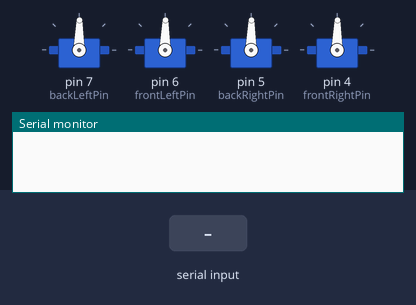
A sketch run on a simulated Arduino Uno, built with avr-gcc and run on an emulated ATmega328P. Parts: 4 × servo, the last lines printed to the serial monitor. The test bench sets the inputs (shaded band).

Above: at 1.2 s.
1.3 s: "90,45\n" received over Serial
At 2.2 s:
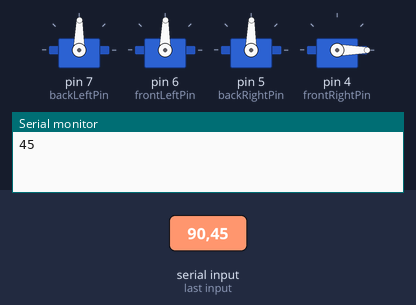
2.8 s: "a90\n" received over Serial
At 3.4 s:
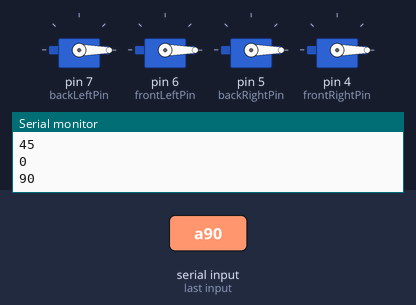
Timing chart, 0 to 5.8 s (numbered marks = the images above; inputs shaded):
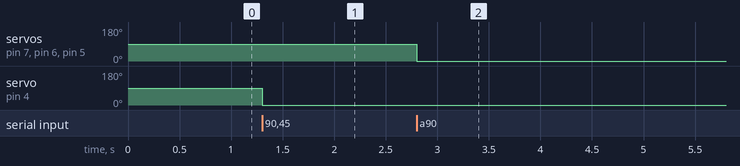

The sketch:

MotorControl.ino
```cpp
//Joseph Schroed | FRC RI3D "Full Moon Robotics"

//A delay of 1000 Microseconds is Full Reverse
//A delay of 1000 to 1460 Microseconds is Proportional Reverse
//A delay of 1460 to 1540 Microseconds is neutral
//A delay of 1540 to 2000 Microseconds is Proportional Forward
//A delay of 2000 Microseconds is Full Forward

#include <Servo.h>

int backLeftPin = 7;      //Back Left Motor pin
int backLeftSpeed = 1460; //Back Left Motor starting speed
Servo backLeftMotor;           //Back Left Motor Servo Object

int frontLeftPin = 6;      //Front Left Motor pin
int frontLeftSpeed = 1460; //Front Left Motor starting speed
Servo frontLeftMotor;           //Front Left Motor Servo Object

int backRightPin = 5;      //Back Right Motor pin
int backRightSpeed = 1460; //Back Right Motor starting speed
Servo backRightMotor;           //Back Right Motor Servo Object

int frontRightPin = 4;      //Front Right Motor pin
int frontRightSpeed = 1460; //Front Right Motor starting speed
Servo frontRightMotor;           //Front Right Motor Servo Object

int Speed = 1460;           //Starting speed for Serial communication

void setup()
{
  // Tells each of the servo objects which pin it should output to
  backLeftMotor.attach(backLeftPin);
  frontLeftMotor.attach(frontLeftPin);
  backRightMotor.attach(backRightPin);
  frontRightMotor.attach(frontRightPin);

  Serial.begin(115200);
}

void loop()
{
  // This code is used when controlling using serial

  // FORMAT Example: fr 2000
  // FORMAT Example: a 1500

  // If you send the character "a" then all the motors will run at the provided speed
  // fr -> front right
  // fl -> front left
  // br -> back right
  // bl -> back left
  if (Serial.available() > 0) {
    char fb = Serial.read();
    if (fb == 'a') {
      Speed = Serial.parseInt();
      backLeftSpeed = frontLeftSpeed = backRightSpeed = frontRightSpeed = Speed;
    }
    else {
      char lr = Serial.read();
      Speed = Serial.parseInt();
      if (fb == 'b') {
        if (lr == 'l') {
          backLeftSpeed = Speed;
        }
        else {
          backRightSpeed = Speed;
        }
      }
      else {
        if (lr == 'l') {
          frontLeftSpeed = Speed;
        }
        else {
          frontRightSpeed = Speed;
        }
      }
    }
    Serial.println(Speed);
  }

  //This code creates the PWM signal on each pin based on the speed provided
  backLeftMotor.writeMicroseconds(backLeftSpeed);           //Back left motor driver code

  frontLeftMotor.writeMicroseconds(frontLeftSpeed);          //Back right motor driver code

  backRightMotor.writeMicroseconds(backRightSpeed);          //Front left motor driver code

  frontRightMotor.writeMicroseconds(frontRightSpeed);         //Front right motor driver code

}
```

Measured:
- after the input at 1.3 s, servo on pin 4 (frontRightPin): 89° → 0° at once
- after the input at 2.8 s, servo on pin 7 (backLeftPin), servo on pin 6 (frontLeftPin), servo on pin 5 (backRightPin): 89° → 0° at once
